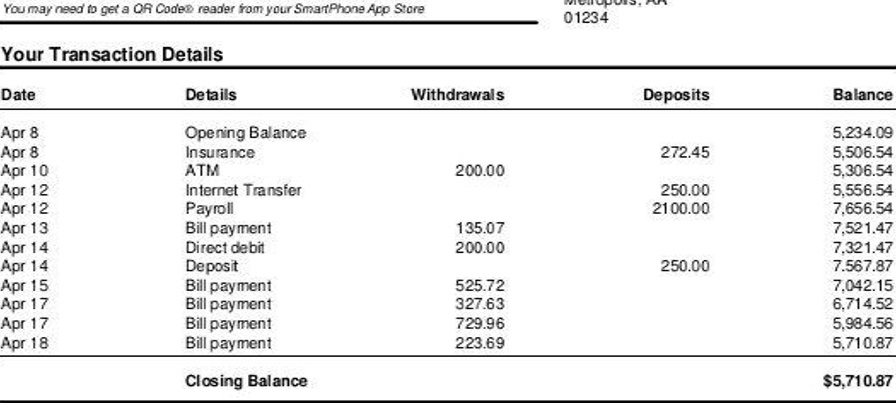
#> input picture Model Implementation/DummyDatabase/predictions/five_pred.jpg, 896 x 403 px
$ python -i draw_gridlines_functions.py   (imports and definitions only)
#> lines starting #> are read from the running program, lines starting #| are printed output that depends on the picture; after the words box and inside, x2 and y2 are one past the last pixel; in counts of white or black regions, pixels touching at a corner belong together
#> further down, picture is the input picture: shape (403, 896, 3); min 0, max 255, mean 236.4
import cv2
import numpy as np


"""
  Return:
    (dict):
        'threshold': threshold image
        'vertical': vertical grid lines image
        'horizontal': horizontal grid lines image
        'full': full grid lines image
"""
def drawGridlines(old_image: np.ndarray) -> dict:
  # Get dimensions
  hh_, ww_ = old_image.shape[:2]
#> hh_ = 403; ww_ = 896
  # Convert image to grayscale
  gray = cv2.cvtColor(old_image, cv2.COLOR_BGR2GRAY)
  # Threshold on white - binary
  thresh = cv2.threshold(gray, 220, 255, cv2.THRESH_BINARY)[1]
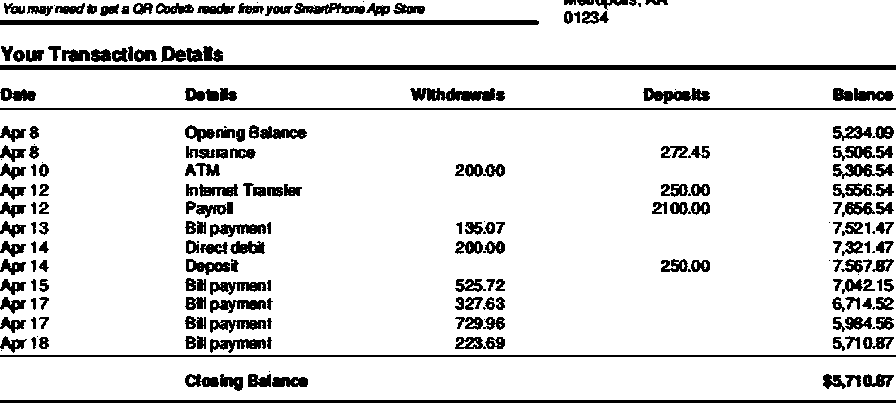
#> thresh: shape (403, 896); 87.8% white; 227 black regions (30 under 20 px), largest, box (x1, y1, x2, y2) and area: (0, 65, 896, 70) 4480, (0, 20, 539, 25) 2692, (0, 400, 896, 403) 2688
  # Resize thresh image to a single row
  row = cv2.resize(thresh, (ww_, 1), interpolation = cv2.INTER_AREA)
  # Threshold on white
  thresh_row = cv2.threshold(row, 254, 255, cv2.THRESH_BINARY)[1]
  # Apply small amount of morphology to merge with column of text
  kernel = cv2.getStructuringElement(cv2.MORPH_RECT , (5, 1))
  thresh_row = cv2.morphologyEx(thresh_row, cv2.MORPH_OPEN, kernel)
  # Get vertical contours
  contours_v = cv2.findContours(thresh_row, cv2.RETR_EXTERNAL, cv2.CHAIN_APPROX_SIMPLE)
#> contours_v = 0 contours
  contours_v = contours_v[0] if len(contours_v) == 2 else contours_v[1]
#> contours_v = []
  full_grid_image = old_image.copy()
  vertical_img = old_image.copy()
  for contour in contours_v:
      x, y, w, h = cv2.boundingRect(contour)
      xcenter = x + w // 2
      cv2.line(vertical_img, (xcenter, 0), (xcenter, hh_ - 1), (0, 0, 0), 1)
      cv2.line(full_grid_image, (xcenter, 0), (xcenter, hh_ - 1), (0, 0, 0), 1)
#> this loop made 0 passes
  # Resize thresh image to a single column
  column = cv2.resize(thresh, (1, hh_), interpolation = cv2.INTER_AREA)
#> column = 403 values, max 255 at index 25, min 0 at index 65, mean 223.8
  # Threshold on white - binary
  thresh_column = cv2.threshold(column, 254, 255, cv2.THRESH_BINARY)[1]
#> thresh_column = 403 values, max 255 at index 25, min 0 at index 0, mean 74.67
  # Get horizontal contours
  contours_h = cv2.findContours(thresh_column, cv2.RETR_EXTERNAL, cv2.CHAIN_APPROX_SIMPLE)
#> contours_h = 19 contours, all with area under 20
  contours_h = contours_h[0] if len(contours_h) == 2 else contours_h[1]
  horizontal_img = old_image.copy()
  for contour in contours_h:
      x, y, w, h = cv2.boundingRect(contour)
      ycenter = y + h // 2
      cv2.line(horizontal_img, (0, ycenter), (ww_ - 1, ycenter), (0, 0, 0), 1)
      cv2.line(full_grid_image, (0, ycenter), (ww_ - 1, ycenter), (0, 0, 0), 1)
#> this loop made 19 passes
#> (contour, y, h, ycenter) on passes 1 to 12: ([[0, 391], [0, 399]], 391, 9, 395), ([[0, 357], [0, 373]], 357, 17, 365), ([[0, 353], [0, 354]], 353, 2, 354), ([[0, 333], [0, 335]], 333, 3, 334), ([[0, 313], [0, 315]], 313, 3, 314), ([[0, 295], [0, 296]], 295, 2, 296), ([[0, 275], [0, 277]], 275, 3, 276), ([[0, 257], [0, 258]], 257, 2, 258), ([[0, 237], [0, 239]], 237, 3, 238), ([[0, 218], [0, 220]], 218, 3, 219), ([[0, 199], [0, 200]], 199, 2, 200), ([[0, 180], [0, 182]], 180, 3, 181)
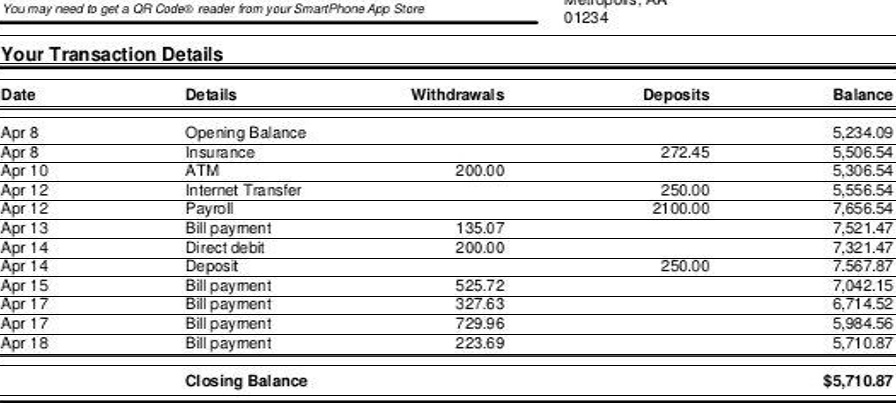
#> full_grid_image: shape (403, 896, 3); 4.71% of pixels changed, all inside (x1, y1, x2, y2) = (0, 35, 896, 396)
  # Return results as a dictionary
  return {
    'threshold': thresh,
    'vertical': vertical_img,
    'horizontal': horizontal_img,
    'full': full_grid_image
  }

>>> import cv2
>>> picture = cv2.imread('../Model Implementation/DummyDatabase/predictions/five_pred.jpg')
>>> result = drawGridlines(picture)
#> result = 4 items

$ run again, on Model Implementation/DummyDatabase/predictions/four_pred.jpg
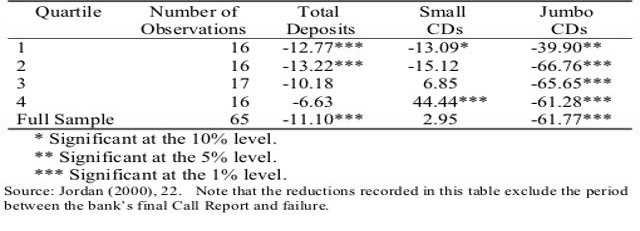
#> input picture Model Implementation/DummyDatabase/predictions/four_pred.jpg, 640 x 231 px
#> picture is the input picture: shape (231, 640, 3); min 0, max 255, mean 236.1
#> in drawGridlines, `thresh = cv2.threshold(gray, 220, 255, cv2.THRESH_BINARY)[1]`:
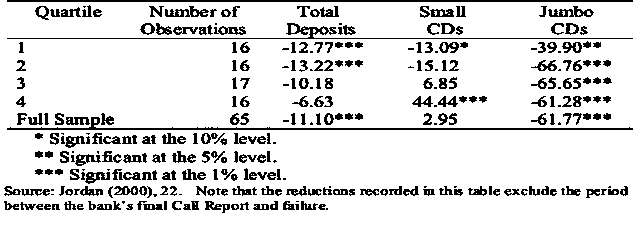
#> thresh: shape (231, 640); 87.2% white; black in thin lines or dots
#> contours_v = 2 contours, all with area under 20
#> the loop in drawGridlines, `for contour in contours_v:` made 2 passes
#> (contour, x, y, w, h, xcenter) on passes 1 to 2: ([[633, 0], [639, 0]], 633, 0, 7, 1, 636), ([[0, 0], [3, 0]], 0, 0, 4, 1, 2)
#> column = 231 values, max 255 at index 2, min 6 at index 0, mean 222.4
#> thresh_column = 231 values, max 255 at index 2, min 0 at index 0, mean 75.06
#> contours_h = 13 contours, all with area under 20
#> the loop in drawGridlines, `for contour in contours_h:` made 13 passes
#> (contour, y, h, ycenter) on passes 1 to 8: ([[0, 213], [0, 230]], 213, 18, 222), ([[0, 198], [0, 200]], 198, 3, 199), ([[0, 184], [0, 185]], 184, 2, 185), ([[0, 166], [0, 168]], 166, 3, 167), ([[0, 148], [0, 150]], 148, 3, 149), ([[0, 130], [0, 132]], 130, 3, 131), ([[0, 107], [0, 112]], 107, 6, 110), ([[0, 89], [0, 95]], 89, 7, 92)
#> after the loop in drawGridlines, `for contour in contours_h:`:
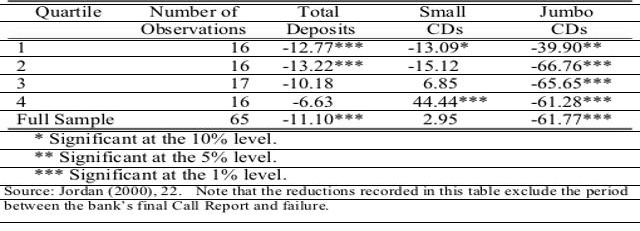
#> horizontal_img: shape (231, 640, 3); 5.63% of pixels changed, all inside (x1, y1, x2, y2) = (0, 4, 640, 223)
#> result = 4 items

$ run again, on Model Implementation/DummyDatabase/predictions/one_pred.jpg
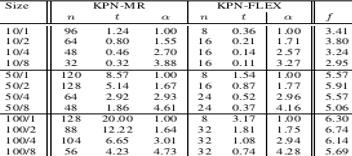
#> input picture Model Implementation/DummyDatabase/predictions/one_pred.jpg, 352 x 156 px
#> picture is the input picture: shape (156, 352, 3); min 0, max 255, mean 225.2
#> in drawGridlines, `thresh = cv2.threshold(gray, 220, 255, cv2.THRESH_BINARY)[1]`:
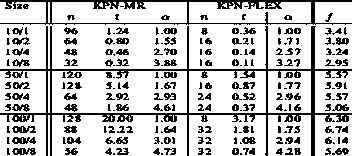
#> thresh: shape (156, 352); 77.2% white; black in thin lines or dots
#> in drawGridlines, `contours_v = cv2.findContours(thresh_row, cv2.RETR_EXTERNAL, cv2.CHAIN..`: contours_v = 0 contours
#> in drawGridlines, `contours_v = contours_v[0] if len(contours_v) == 2 else contours_v[1]`: contours_v = []
#> column = 156 values, max 255 at index 25, min 0 at index 0, mean 196.8
#> thresh_column = 156 values, max 255 at index 25, min 0 at index 0, mean 1.63
#> in drawGridlines, `contours_h = cv2.findContours(thresh_column, cv2.RETR_EXTERNAL, cv2.CH..`: contours_h = 1 contour, all with area under 20
#> in drawGridlines, `contours_h = contours_h[0] if len(contours_h) == 2 else contours_h[1]`: contours_h = [[[0, 25]]]
#> the loop in drawGridlines, `for contour in contours_h:` made 1 pass
#> (x, y, w, h, ycenter) on pass 1: (0, 25, 1, 1, 25)
#> after the loop in drawGridlines, `for contour in contours_h:`:
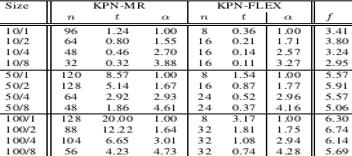
#> full_grid_image: shape (156, 352, 3); 0.64% of pixels changed, all inside (x1, y1, x2, y2) = (0, 25, 352, 26)
#> result = 4 items

$ run again, on Model Implementation/DummyDatabase/predictions/three_pred.png
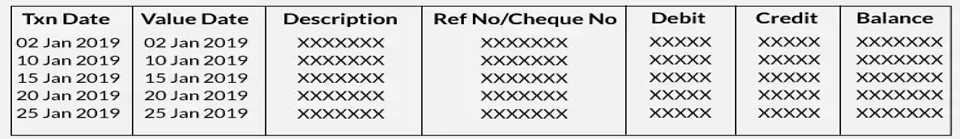
#> input picture Model Implementation/DummyDatabase/predictions/three_pred.png, 960 x 139 px
#> picture is the input picture: shape (139, 960, 3); min 0, max 255, mean 216.5
#> in drawGridlines, `thresh = cv2.threshold(gray, 220, 255, cv2.THRESH_BINARY)[1]`:
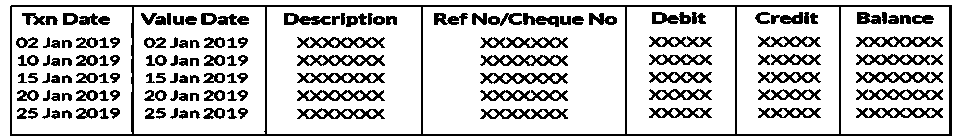
#> thresh: shape (139, 960); 79.7% white; black in thin lines or dots
#> contours_v = 2 contours, all with area under 20
#> the loop in drawGridlines, `for contour in contours_v:` made 2 passes
#> (contour, x, y, w, h, xcenter) on passes 1 to 2: ([[952, 0], [959, 0]], 952, 0, 8, 1, 956), ([[0, 0], [9, 0]], 0, 0, 10, 1, 5)
#> column = 139 values, max 255 at index 0, min 5 at index 5, mean 203
#> thresh_column = 139 values, max 255 at index 0, min 0 at index 5, mean 14.68
#> contours_h = 2 contours, all with area under 20
#> the loop in drawGridlines, `for contour in contours_h:` made 2 passes
#> (contour, x, y, w, h, ycenter) on passes 1 to 2: ([[0, 136], [0, 138]], 0, 136, 1, 3, 137), ([[0, 0], [0, 4]], 0, 0, 1, 5, 2)
#> after the loop in drawGridlines, `for contour in contours_h:`:
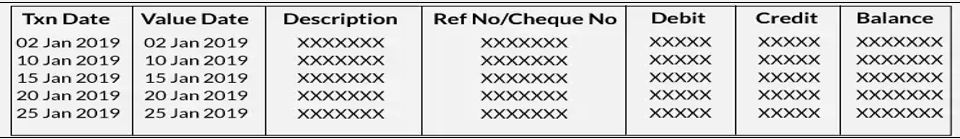
#> horizontal_img: shape (139, 960, 3); 1.44% of pixels changed, all inside (x1, y1, x2, y2) = (0, 2, 960, 138)
#> result = 4 items
